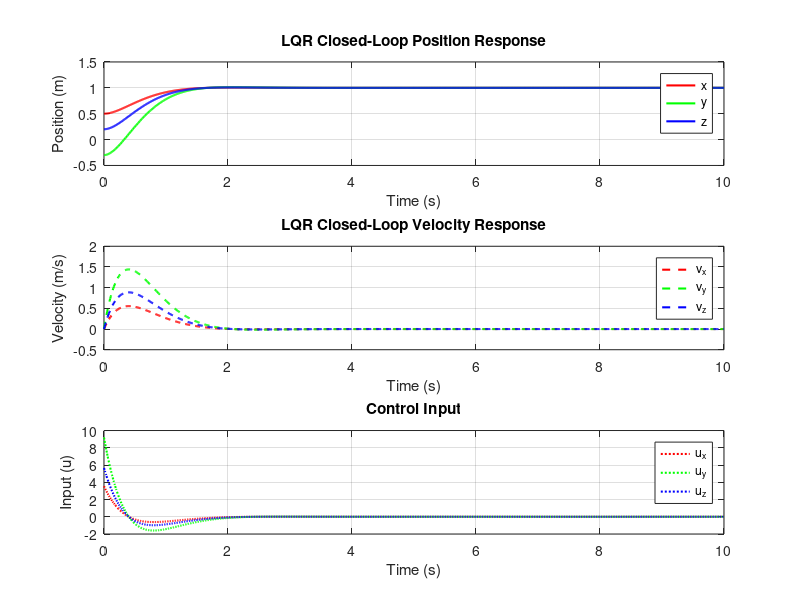

The MATLAB script that drew this image:
clear;

% System parameters
m = 0.035;
D = diag([9.1785, 9.1785, 10.311]) * 1e-7;

% State-space matrices
A = [zeros(3), eye(3);
     zeros(3), -D/m];

B = [zeros(3);
     eye(3)];

% Cost matrices
Q = diag([100, 100, 100, 10, 10, 10]);
R = eye(3)*2;

% Compute LQR gain
K = lqr(A, B, Q, R);

% Simulation parameters
tspan = 0:0.01:10;
x0 = [0.5; -0.3; 0.2; 0; 0; 0];
x_ref = [1; 1; 1; 0; 0; 0];

% ODE45 simulation
[t, x] = ode45(@(t,x) (A - B*K)*(x - x_ref), tspan, x0);

% Compute control input u = -K(x - x_ref)
x_error = x - x_ref';
u = -x_error * K';

% Plotting all in one figure
figure;

% Position subplot
subplot(3,1,1);
plot(t, x(:,1), 'r', 'LineWidth', 1.5); hold on;
plot(t, x(:,2), 'g', 'LineWidth', 1.5);
plot(t, x(:,3), 'b', 'LineWidth', 1.5);
xlabel('Time (s)');
ylabel('Position (m)');
legend('x', 'y', 'z');
title('LQR Closed-Loop Position Response');
grid on;

% Velocity subplot
subplot(3,1,2);
plot(t, x(:,4), 'r--', 'LineWidth', 1.5); hold on;
plot(t, x(:,5), 'g--', 'LineWidth', 1.5);
plot(t, x(:,6), 'b--', 'LineWidth', 1.5);
xlabel('Time (s)');
ylabel('Velocity (m/s)');
legend('v_x', 'v_y', 'v_z');
title('LQR Closed-Loop Velocity Response');
grid on;

% Input subplot
subplot(3,1,3);
plot(t, u(:,1), 'r:', 'LineWidth', 1.5); hold on;
plot(t, u(:,2), 'g:', 'LineWidth', 1.5);
plot(t, u(:,3), 'b:', 'LineWidth', 1.5);
xlabel('Time (s)');
ylabel('Input (u)');
legend('u_x', 'u_y', 'u_z');
title('Control Input');
grid on;